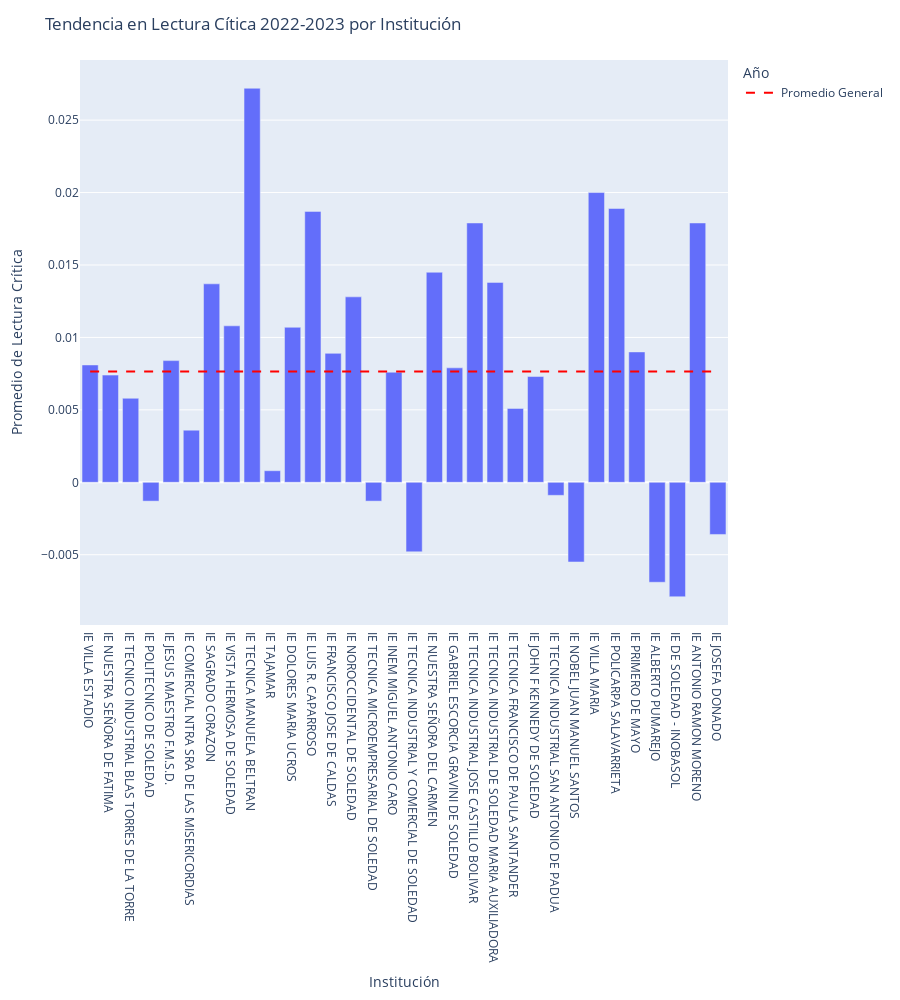

The notebook cell this image was saved under:
### Code cell
import plotly.graph_objects as go

# Asumimos que 'df' es tu DataFrame original y ya está definido.

# Calcular el promedio general de la tendencia 2022-2023
promedio_general = df["PROMEDLECTURA CRITICA TENDENCIA 2022-2023"].mean()

# Crear un gráfico de barras interactivo
fig = px.bar(df, x='INSTITUCION', y='PROMEDLECTURA CRITICA TENDENCIA 2022-2023')

# Agregar una línea horizontal para el promedio general
fig.add_trace(
    go.Scatter(
        x=df["INSTITUCION"],
        y=[promedio_general]*len(df),
        mode='lines',
        name='Promedio General',
        line=dict(color='red', width=2, dash='dash')
    )
)

# Actualizar el layout si es necesario
fig.update_layout(
    title='Tendencia en Lectura Cítica 2022-2023 por Institución',
    xaxis_title='Institución',
    yaxis_title='Promedio de Lectura Crítica',
    height=1000,  # Ajusta el alto para acomodar todas las instituciones
    legend_title='Año',
)

# Mostrar el gráfico
fig.show()

### Figure 1 — Plotly figure (JSON) as saved in the notebook; plotly's stock layout.template omitted (floating-point values rounded to 4 significant figures)
{"data": [{"alignmentgroup": "True", "hovertemplate": "INSTITUCION=%{x}<br>PROMEDLECTURA CRITICA TENDENCIA 2022-2023=%{y}<extra></extra>", "legendgroup": "", "marker": {"color": "#636efa", "pattern": {"shape": ""}}, "name": "", "offsetgroup": "", "orientation": "v", "showlegend": false, "textposition": "auto", "type": "bar", "x": ["IE VILLA ESTADIO", "IE NUESTRA SEÑORA DE FATIMA", "IE TECNICO INDUSTRIAL BLAS TORRES DE LA TORRE", "IE POLITECNICO DE SOLEDAD", "IE JESUS MAESTRO F.M.S.D.", "IE COMERCIAL NTRA SRA DE LAS MISERICORDIAS", "IE SAGRADO CORAZON", "IE VISTA HERMOSA DE SOLEDAD", "IE TECNICA MANUELA BELTRAN", "IE TAJAMAR", "IE DOLORES MARIA UCROS", "IE LUIS R. CAPARROSO", "IE FRANCISCO JOSE DE CALDAS", "IE NOROCCIDENTAL DE SOLEDAD", "IE TECNICA MICROEMPRESARIAL DE SOLEDAD", "IE INEM MIGUEL ANTONIO CARO", "IE TECNICA INDUSTRIAL Y COMERCIAL DE SOLEDAD", "IE NUESTRA SEÑORA DEL CARMEN", "IE GABRIEL ESCORCIA GRAVINI DE SOLEDAD", "IE TECNICA INDUSTRIAL JOSE CASTILLO BOLIVAR", "IE TECNICA INDUSTRIAL DE SOLEDAD MARIA AUXILIADORA", "IE TECNICA FRANCISCO DE PAULA SANTANDER", "IE JOHN F KENNEDY DE SOLEDAD", "IE TECNICA INDUSTRIAL SAN ANTONIO DE PADUA", "IE NOBEL JUAN MANUEL SANTOS", "IE VILLA MARIA", "IE POLICARPA SALAVARRIETA", "IE PRIMERO DE MAYO", "IE ALBERTO PUMAREJO", "IE DE SOLEDAD - INOBASOL", "IE ANTONIO RAMON MORENO", "IE JOSEFA DONADO"], "xaxis": "x", "y": [0.0081, 0.0074, 0.0058, -0.0013, 0.0084, 0.0036, 0.0137, 0.0108, 0.0272, 0.0008, 0.0107, 0.0187, 0.0089, 0.0128, -0.0013, 0.0076, -0.0048, 0.0145, 0.0079, 0.0179, 0.0138, 0.0051, 0.0073, -0.0009, -0.0055, 0.02, 0.0189, 0.009, -0.0069, -0.0079, 0.0179, -0.0036], "yaxis": "y"}, {"line": {"color": "red", "dash": "dash", "width": 2}, "mode": "lines", "name": "Promedio General", "type": "scatter", "x": ["IE VILLA ESTADIO", "IE NUESTRA SEÑORA DE FATIMA", "IE TECNICO INDUSTRIAL BLAS TORRES DE LA TORRE", "IE POLITECNICO DE SOLEDAD", "IE JESUS MAESTRO F.M.S.D.", "IE COMERCIAL NTRA SRA DE LAS MISERICORDIAS", "IE SAGRADO CORAZON", "IE VISTA HERMOSA DE SOLEDAD", "IE TECNICA MANUELA BELTRAN", "IE TAJAMAR", "IE DOLORES MARIA UCROS", "IE LUIS R. CAPARROSO", "IE FRANCISCO JOSE DE CALDAS", "IE NOROCCIDENTAL DE SOLEDAD", "IE TECNICA MICROEMPRESARIAL DE SOLEDAD", "IE INEM MIGUEL ANTONIO CARO", "IE TECNICA INDUSTRIAL Y COMERCIAL DE SOLEDAD", "IE NUESTRA SEÑORA DEL CARMEN", "IE GABRIEL ESCORCIA GRAVINI DE SOLEDAD", "IE TECNICA INDUSTRIAL JOSE CASTILLO BOLIVAR", "IE TECNICA INDUSTRIAL DE SOLEDAD MARIA AUXILIADORA", "IE TECNICA FRANCISCO DE PAULA SANTANDER", "IE JOHN F KENNEDY DE SOLEDAD", "IE TECNICA INDUSTRIAL SAN ANTONIO DE PADUA", "IE NOBEL JUAN MANUEL SANTOS", "IE VILLA MARIA", "IE POLICARPA SALAVARRIETA", "IE PRIMERO DE MAYO", "IE ALBERTO PUMAREJO", "IE DE SOLEDAD - INOBASOL", "IE ANTONIO RAMON MORENO", "IE JOSEFA DONADO"], "y": [0.007644, 0.007644, 0.007644, 0.007644, 0.007644, 0.007644, 0.007644, 0.007644, 0.007644, 0.007644, 0.007644, 0.007644, 0.007644, 0.007644, 0.007644, 0.007644, 0.007644, 0.007644, 0.007644, 0.007644, 0.007644, 0.007644, 0.007644, 0.007644, 0.007644, 0.007644, 0.007644, 0.007644, 0.007644, 0.007644, 0.007644, 0.007644]}], "layout": {"barmode": "relative", "height": 1000, "legend": {"title": {"text": "Año"}, "tracegroupgap": 0}, "margin": {"t": 60}, "title": {"text": "Tendencia en Lectura Cítica 2022-2023 por Institución"}, "xaxis": {"anchor": "y", "domain": [0, 1], "title": {"text": "Institución"}}, "yaxis": {"anchor": "x", "domain": [0, 1], "title": {"text": "Promedio de Lectura Crítica"}}}}
